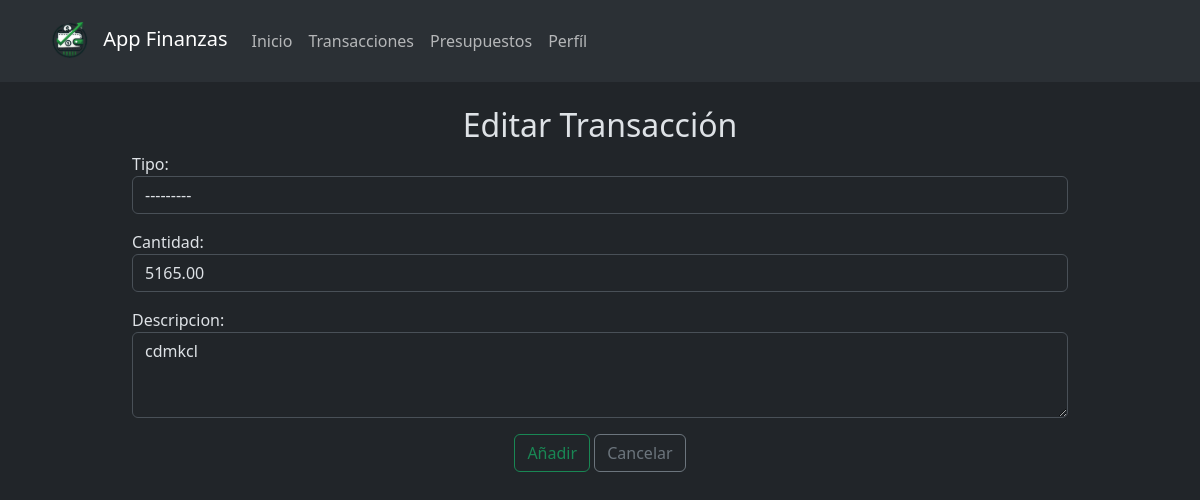
Page /transacciones/editar/14/ (signed in) on the earlier database version.
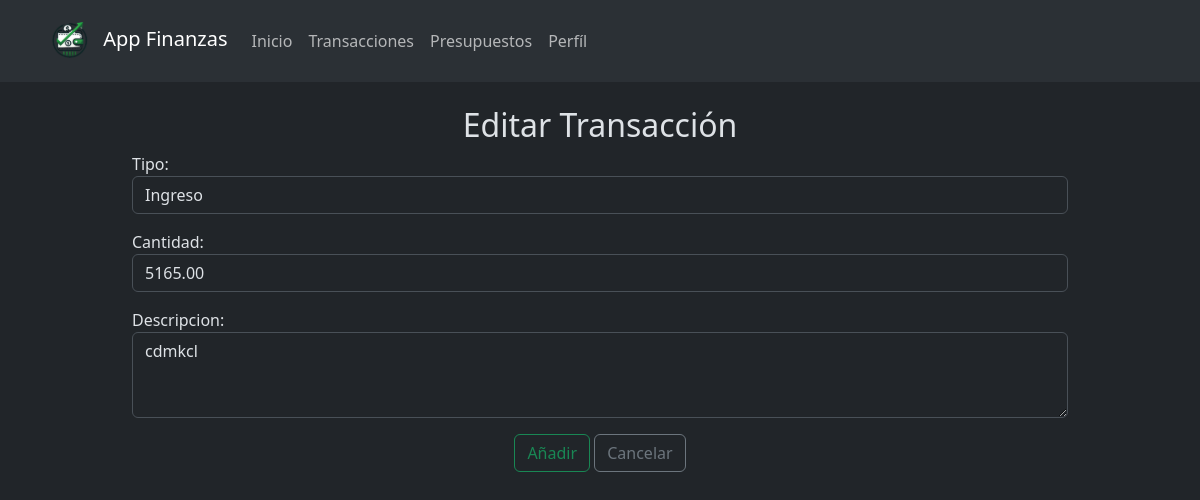
Same page on the later database version.
### myApp/models.py (models this page shows, shortened)
class Transaccion(models.Model):
    TIPO_CHOICES = [
        ('Ingreso', 'Ingreso'),
        ('Gasto', 'Gasto'),
    ]
    usuario = models.ForeignKey(settings.AUTH_USER_MODEL, on_delete=models.CASCADE)
    tipo = models.CharField(max_length=10, choices=TIPO_CHOICES)
    cantidad = models.DecimalField(max_digits=10, decimal_places=2)
    descripcion = models.TextField()
    fecha = models.DateTimeField(auto_now_add=True)

### myApp/views.py (the view)
@login_required
def editar_transaccion(request, transaccion_id):
    transaccion = get_object_or_404(
        Transaccion, id=transaccion_id, usuario=request.user)
    if request.method == 'POST':
        form = TransaccionForm(request.POST, instance=transaccion)
        if form.is_valid():
            form.save()
            messages.success(request, "Transacción modificada correctamente.")
            return redirect('lista_transacciones')
    else:
        form = TransaccionForm(instance=transaccion)
    return render(request, 'transacciones/Form Transaciones.html', {'form': form})

### myApp/forms.py
class TransaccionForm(forms.ModelForm):
    class Meta:
        model = Transaccion
        fields = ['tipo', 'cantidad', 'descripcion']
        widgets = {
            'tipo': forms.Select(attrs={'class': 'form-control'}),
            'cantidad': forms.NumberInput(attrs={'class': 'form-control'}),
            'descripcion': forms.Textarea(attrs={'class': 'form-control', 'rows': 3}),
        }

### myApp/templates/transacciones/Form Transaciones.html (shortened to what this page needs)
{% extends 'base.html' %}
{% block content %}
<div class="container text-center my-4" style="max-width: 960px; margin: 0 auto;">
    <h2>{% if form.instance.pk %}Editar{% else %}Añadir{% endif %} Transacción</h2>
    <form method="post">
        <div class="mb-3 text-start">
            {{ form.as_p }}
        </div>
        <button type="submit" class="btn btn-outline-success">
            Añadir
        </button>
        <button class="btn btn-outline-secondary">
            <a class="nav-link" href="{% url 'lista_transacciones' %}">Cancelar</a>
        </button>
    </form>
</div>
{% endblock %}

Differences in the rows shown:
changed Transaccion "cdmkcl": tipo "---------" → "Ingreso"
